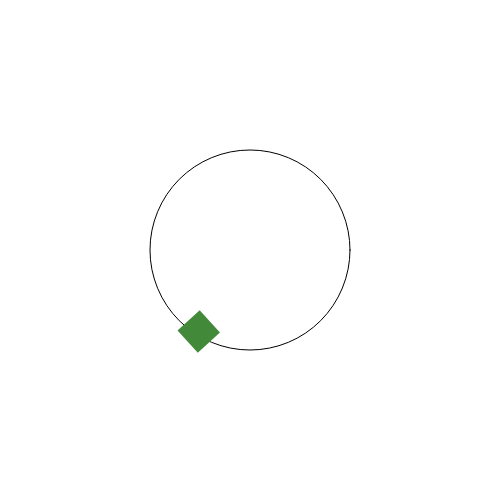
Frame 1 (no input)
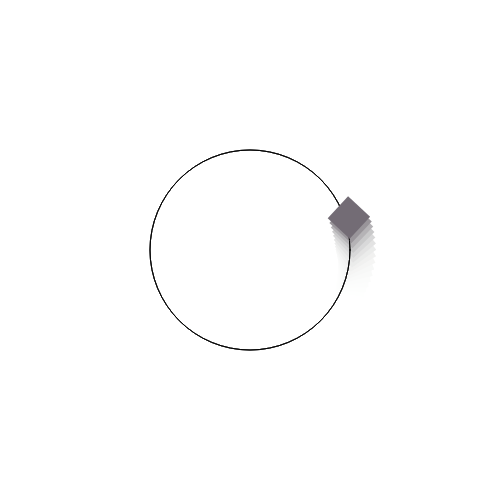
Frame 60 (no input)
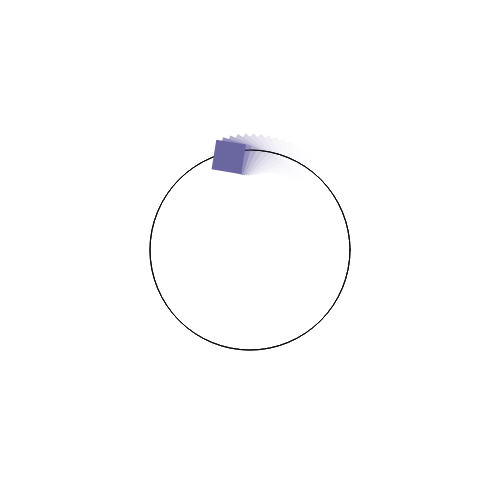
Frame 120 (the mouse pressed at the canvas centre since frame 60)

The p5.js sketch that drew these frames (run headless with seeded random() and noise() and a simulated clock; from frame 60 on, the mouse is pressed at the canvas centre):

// p5.js sketch
// ── sketch.js
let x, y, radius = 100;

let arr = [];

function setup() {
  createCanvas(500, 500);
  rectMode(CENTER);
  noStroke();
  smooth();

  arr.push(new dumbCircle(0, 0.005));
}

function mouseClicked(){
  arr.push(new dumbCircle(random(mouseX + mouseY + 10), 0.00001 + random(0.05)));
}
function draw() {
  background(255, 70);

  noFill()
  stroke(0)
  circle(width / 2, height / 2, radius * 2)
  
  arr.map((circ) => {
    circ.drawDumb()
  })

}

class dumbCircle {
  constructor(t = 0, delta = 0.02) {
    this.x = 0;
    this.y = 0;
    this.radius = 100;
    this.t = t;
    this.delta = delta;
  }

  drawDumb() {
    push()
    let radius_noise = radius + noise(this.t + 10) * 100 - 50; // radius + val (in (-50, 50))
    let rad = noise(this.t) * PI * 4; // update rotation angle
    this.x = width / 2 + radius_noise * cos(rad);
    this.y = height / 2 + radius_noise * sin(rad);

    noStroke()
    fill(noise(this.t + 20) * 255, noise(this.t + 30) * 255, noise(this.t + 40) * 255);
    translate(this.x, this.y)
    rotate(rad + noise(this.t + 50) * 50)
    rect(0, 0, 30, 30);
    pop()
    this.t += this.delta;
  }
}
